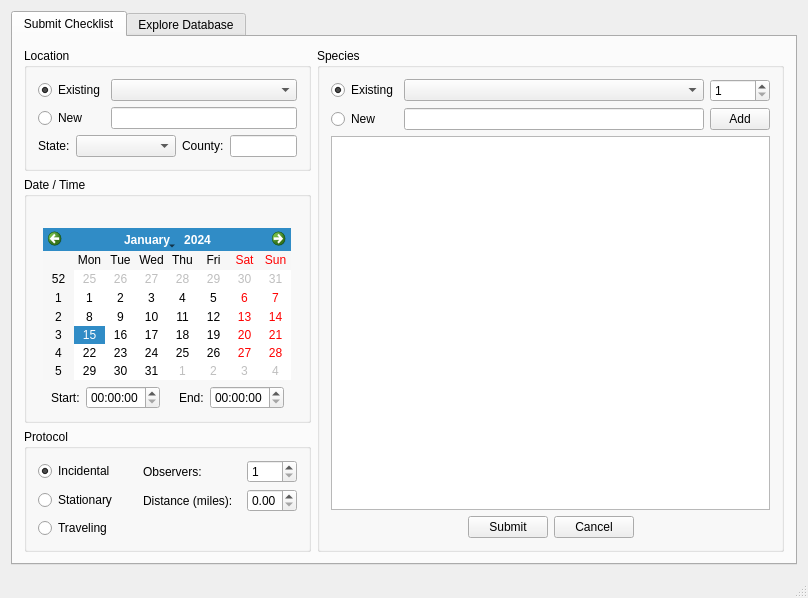
<?xml version="1.0" encoding="UTF-8"?>
<ui version="4.0">
 <class>MainWindow</class>
 <widget class="QMainWindow" name="MainWindow">
  <property name="geometry">
   <rect>
    <x>0</x>
    <y>0</y>
    <width>808</width>
    <height>598</height>
   </rect>
  </property>
  <property name="windowTitle">
   <string>MainWindow</string>
  </property>
  <widget class="QWidget" name="centralWidget">
   <layout class="QHBoxLayout" name="horizontalLayout">
    <item>
     <widget class="QTabWidget" name="tabWidget">
      <property name="currentIndex">
       <number>0</number>
      </property>
      <widget class="QWidget" name="tab">
       <attribute name="title">
        <string>Submit Checklist</string>
       </attribute>
       <layout class="QHBoxLayout" name="horizontalLayout_4">
        <item>
         <layout class="QVBoxLayout" name="verticalLayout_2">
          <item>
           <widget class="QGroupBox" name="groupBox_3">
            <property name="title">
             <string>Location</string>
            </property>
            <layout class="QGridLayout" name="gridLayout">
             <item row="0" column="0">
              <layout class="QGridLayout" name="gridLayout_4">
               <item row="0" column="0">
                <widget class="QRadioButton" name="rb_existingLoc">
                 <property name="text">
                  <string>Existing</string>
                 </property>
                 <property name="checked">
                  <bool>true</bool>
                 </property>
                </widget>
               </item>
               <item row="0" column="1">
                <widget class="QComboBox" name="existingLocEntry"/>
               </item>
               <item row="1" column="0">
                <widget class="QRadioButton" name="rb_newLoc">
                 <property name="text">
                  <string>New</string>
                 </property>
                </widget>
               </item>
               <item row="1" column="1">
                <widget class="QLineEdit" name="newLocEntry"/>
               </item>
              </layout>
             </item>
             <item row="3" column="0">
              <layout class="QHBoxLayout" name="horizontalLayout_8">
               <item>
                <widget class="QLabel" name="label_10">
                 <property name="text">
                  <string>State:</string>
                 </property>
                </widget>
               </item>
               <item>
                <widget class="QComboBox" name="submitStates">
                 <property name="minimumSize">
                  <size>
                   <width>100</width>
                   <height>0</height>
                  </size>
                 </property>
                </widget>
               </item>
               <item>
                <widget class="QLabel" name="label_11">
                 <property name="text">
                  <string>County:</string>
                 </property>
                </widget>
               </item>
               <item>
                <widget class="QLineEdit" name="submitCounties"/>
               </item>
              </layout>
             </item>
            </layout>
           </widget>
          </item>
          <item>
           <widget class="QGroupBox" name="groupBox_4">
            <property name="title">
             <string>Date / Time</string>
            </property>
            <layout class="QVBoxLayout" name="verticalLayout">
             <item>
              <spacer name="horizontalSpacer_8">
               <property name="orientation">
                <enum>Qt::Horizontal</enum>
               </property>
               <property name="sizeHint" stdset="0">
                <size>
                 <width>40</width>
                 <height>20</height>
                </size>
               </property>
              </spacer>
             </item>
             <item>
              <layout class="QHBoxLayout" name="horizontalLayout_3">
               <item>
                <spacer name="horizontalSpacer_7">
                 <property name="orientation">
                  <enum>Qt::Horizontal</enum>
                 </property>
                 <property name="sizeHint" stdset="0">
                  <size>
                   <width>40</width>
                   <height>20</height>
                  </size>
                 </property>
                </spacer>
               </item>
               <item>
                <widget class="QCalendarWidget" name="calendarWidget"/>
               </item>
               <item>
                <spacer name="horizontalSpacer_6">
                 <property name="orientation">
                  <enum>Qt::Horizontal</enum>
                 </property>
                 <property name="sizeHint" stdset="0">
                  <size>
                   <width>40</width>
                   <height>20</height>
                  </size>
                 </property>
                </spacer>
               </item>
              </layout>
             </item>
             <item>
              <layout class="QHBoxLayout" name="horizontalLayout_2">
               <item>
                <spacer name="horizontalSpacer">
                 <property name="orientation">
                  <enum>Qt::Horizontal</enum>
                 </property>
                 <property name="sizeHint" stdset="0">
                  <size>
                   <width>40</width>
                   <height>20</height>
                  </size>
                 </property>
                </spacer>
               </item>
               <item>
                <widget class="QLabel" name="label">
                 <property name="text">
                  <string>Start:</string>
                 </property>
                </widget>
               </item>
               <item>
                <widget class="QTimeEdit" name="startTime"/>
               </item>
               <item>
                <spacer name="horizontalSpacer_3">
                 <property name="orientation">
                  <enum>Qt::Horizontal</enum>
                 </property>
                 <property name="sizeHint" stdset="0">
                  <size>
                   <width>40</width>
                   <height>20</height>
                  </size>
                 </property>
                </spacer>
               </item>
               <item>
                <widget class="QLabel" name="label_2">
                 <property name="text">
                  <string>End:</string>
                 </property>
                </widget>
               </item>
               <item>
                <widget class="QTimeEdit" name="endTime"/>
               </item>
               <item>
                <spacer name="horizontalSpacer_2">
                 <property name="orientation">
                  <enum>Qt::Horizontal</enum>
                 </property>
                 <property name="sizeHint" stdset="0">
                  <size>
                   <width>40</width>
                   <height>20</height>
                  </size>
                 </property>
                </spacer>
               </item>
              </layout>
             </item>
            </layout>
           </widget>
          </item>
          <item>
           <widget class="QGroupBox" name="groupBox_5">
            <property name="title">
             <string>Protocol</string>
            </property>
            <layout class="QGridLayout" name="gridLayout_2">
             <item row="0" column="0">
              <widget class="QRadioButton" name="rb_incidental">
               <property name="text">
                <string>Incidental</string>
               </property>
               <property name="checked">
                <bool>true</bool>
               </property>
              </widget>
             </item>
             <item row="1" column="0">
              <widget class="QRadioButton" name="rb_stationary">
               <property name="text">
                <string>Stationary</string>
               </property>
              </widget>
             </item>
             <item row="2" column="0">
              <widget class="QRadioButton" name="rb_traveling">
               <property name="text">
                <string>Traveling</string>
               </property>
              </widget>
             </item>
             <item row="0" column="1">
              <widget class="QLabel" name="label_3">
               <property name="text">
                <string>Observers:</string>
               </property>
              </widget>
             </item>
             <item row="1" column="1">
              <widget class="QLabel" name="label_4">
               <property name="text">
                <string>Distance (miles):</string>
               </property>
              </widget>
             </item>
             <item row="0" column="2">
              <widget class="QSpinBox" name="numObservers">
               <property name="maximumSize">
                <size>
                 <width>50</width>
                 <height>16777215</height>
                </size>
               </property>
               <property name="minimum">
                <number>1</number>
               </property>
              </widget>
             </item>
             <item row="1" column="2">
              <widget class="QDoubleSpinBox" name="distanceTraveled">
               <property name="maximumSize">
                <size>
                 <width>50</width>
                 <height>16777215</height>
                </size>
               </property>
              </widget>
             </item>
            </layout>
           </widget>
          </item>
         </layout>
        </item>
        <item>
         <widget class="QGroupBox" name="groupBox">
          <property name="title">
           <string>Species</string>
          </property>
          <layout class="QVBoxLayout" name="verticalLayout_3">
           <item>
            <layout class="QGridLayout" name="gridLayout_5">
             <item row="0" column="1">
              <widget class="QComboBox" name="existingSpeciesEntry">
               <property name="minimumSize">
                <size>
                 <width>300</width>
                 <height>0</height>
                </size>
               </property>
              </widget>
             </item>
             <item row="0" column="2">
              <widget class="QSpinBox" name="speciesCount">
               <property name="maximumSize">
                <size>
                 <width>60</width>
                 <height>16777215</height>
                </size>
               </property>
               <property name="minimum">
                <number>1</number>
               </property>
               <property name="maximum">
                <number>10000</number>
               </property>
              </widget>
             </item>
             <item row="1" column="2">
              <widget class="QPushButton" name="pb_addSpecies">
               <property name="maximumSize">
                <size>
                 <width>60</width>
                 <height>16777215</height>
                </size>
               </property>
               <property name="text">
                <string>Add</string>
               </property>
              </widget>
             </item>
             <item row="1" column="1">
              <widget class="QLineEdit" name="newSpeciesEntry"/>
             </item>
             <item row="0" column="0">
              <widget class="QRadioButton" name="rb_existingSpecies">
               <property name="text">
                <string>Existing</string>
               </property>
               <property name="checked">
                <bool>true</bool>
               </property>
              </widget>
             </item>
             <item row="1" column="0">
              <widget class="QRadioButton" name="rb_newSpecies">
               <property name="text">
                <string>New</string>
               </property>
              </widget>
             </item>
            </layout>
           </item>
           <item>
            <widget class="QTableWidget" name="checklistView"/>
           </item>
           <item>
            <layout class="QHBoxLayout" name="horizontalLayout_7">
             <item>
              <spacer name="horizontalSpacer_4">
               <property name="orientation">
                <enum>Qt::Horizontal</enum>
               </property>
               <property name="sizeHint" stdset="0">
                <size>
                 <width>40</width>
                 <height>20</height>
                </size>
               </property>
              </spacer>
             </item>
             <item>
              <widget class="QPushButton" name="pb_submitChecklist">
               <property name="text">
                <string>Submit</string>
               </property>
              </widget>
             </item>
             <item>
              <widget class="QPushButton" name="pb_cancelChecklist">
               <property name="text">
                <string>Cancel</string>
               </property>
              </widget>
             </item>
             <item>
              <spacer name="horizontalSpacer_5">
               <property name="orientation">
                <enum>Qt::Horizontal</enum>
               </property>
               <property name="sizeHint" stdset="0">
                <size>
                 <width>40</width>
                 <height>20</height>
                </size>
               </property>
              </spacer>
             </item>
            </layout>
           </item>
          </layout>
         </widget>
        </item>
        <item>
         <spacer name="horizontalSpacer_9">
          <property name="orientation">
           <enum>Qt::Horizontal</enum>
          </property>
          <property name="sizeType">
           <enum>QSizePolicy::Expanding</enum>
          </property>
          <property name="sizeHint" stdset="0">
           <size>
            <width>40</width>
            <height>20</height>
           </size>
          </property>
         </spacer>
        </item>
       </layout>
      </widget>
      <widget class="QWidget" name="tab_2">
       <attribute name="title">
        <string>Explore Database</string>
       </attribute>
       <layout class="QVBoxLayout" name="verticalLayout_4">
        <item>
         <widget class="QGroupBox" name="groupBox_2">
          <property name="title">
           <string>Database Filtering</string>
          </property>
          <layout class="QGridLayout" name="gridLayout_3">
           <item row="1" column="0">
            <widget class="QRadioButton" name="rb_firstSightings">
             <property name="maximumSize">
              <size>
               <width>100</width>
               <height>16777215</height>
              </size>
             </property>
             <property name="text">
              <string>First Records</string>
             </property>
            </widget>
           </item>
           <item row="0" column="1">
            <widget class="QLabel" name="label_5">
             <property name="minimumSize">
              <size>
               <width>0</width>
               <height>0</height>
              </size>
             </property>
             <property name="maximumSize">
              <size>
               <width>60</width>
               <height>16777215</height>
              </size>
             </property>
             <property name="text">
              <string>Species:</string>
             </property>
             <property name="alignment">
              <set>Qt::AlignRight|Qt::AlignTrailing|Qt::AlignVCenter</set>
             </property>
            </widget>
           </item>
           <item row="2" column="5">
            <widget class="QPushButton" name="pb_applyFilter">
             <property name="enabled">
              <bool>true</bool>
             </property>
             <property name="sizePolicy">
              <sizepolicy hsizetype="Fixed" vsizetype="Fixed">
               <horstretch>0</horstretch>
               <verstretch>0</verstretch>
              </sizepolicy>
             </property>
             <property name="maximumSize">
              <size>
               <width>100</width>
               <height>16777215</height>
              </size>
             </property>
             <property name="text">
              <string>Apply Filter</string>
             </property>
            </widget>
           </item>
           <item row="0" column="0">
            <widget class="QRadioButton" name="rb_allSightings">
             <property name="maximumSize">
              <size>
               <width>100</width>
               <height>16777215</height>
              </size>
             </property>
             <property name="text">
              <string>All Records</string>
             </property>
             <property name="checked">
              <bool>true</bool>
             </property>
            </widget>
           </item>
           <item row="1" column="1">
            <widget class="QLabel" name="label_9">
             <property name="minimumSize">
              <size>
               <width>0</width>
               <height>0</height>
              </size>
             </property>
             <property name="maximumSize">
              <size>
               <width>60</width>
               <height>16777215</height>
              </size>
             </property>
             <property name="text">
              <string>States:</string>
             </property>
             <property name="alignment">
              <set>Qt::AlignRight|Qt::AlignTrailing|Qt::AlignVCenter</set>
             </property>
            </widget>
           </item>
           <item row="2" column="1">
            <widget class="QLabel" name="label_8">
             <property name="minimumSize">
              <size>
               <width>0</width>
               <height>0</height>
              </size>
             </property>
             <property name="maximumSize">
              <size>
               <width>60</width>
               <height>16777215</height>
              </size>
             </property>
             <property name="text">
              <string>Locations:</string>
             </property>
             <property name="alignment">
              <set>Qt::AlignRight|Qt::AlignTrailing|Qt::AlignVCenter</set>
             </property>
            </widget>
           </item>
           <item row="2" column="2">
            <widget class="QComboBox" name="exploreLocations"/>
           </item>
           <item row="0" column="2">
            <widget class="QComboBox" name="exploreSpecies"/>
           </item>
           <item row="1" column="5">
            <widget class="QPushButton" name="pb_resetFilter">
             <property name="maximumSize">
              <size>
               <width>100</width>
               <height>16777215</height>
              </size>
             </property>
             <property name="text">
              <string>Reset Filter</string>
             </property>
            </widget>
           </item>
           <item row="2" column="0">
            <widget class="QRadioButton" name="rb_lastSightings">
             <property name="maximumSize">
              <size>
               <width>100</width>
               <height>16777215</height>
              </size>
             </property>
             <property name="text">
              <string>Last Records</string>
             </property>
            </widget>
           </item>
           <item row="1" column="2">
            <widget class="QComboBox" name="exploreStates"/>
           </item>
           <item row="2" column="3">
            <widget class="QLabel" name="label_7">
             <property name="maximumSize">
              <size>
               <width>90</width>
               <height>16777215</height>
              </size>
             </property>
             <property name="text">
              <string>End Date:</string>
             </property>
             <property name="alignment">
              <set>Qt::AlignRight|Qt::AlignTrailing|Qt::AlignVCenter</set>
             </property>
            </widget>
           </item>
           <item row="1" column="3">
            <widget class="QLabel" name="label_6">
             <property name="maximumSize">
              <size>
               <width>90</width>
               <height>16777215</height>
              </size>
             </property>
             <property name="text">
              <string>Start Date:</string>
             </property>
             <property name="alignment">
              <set>Qt::AlignRight|Qt::AlignTrailing|Qt::AlignVCenter</set>
             </property>
            </widget>
           </item>
           <item row="2" column="4">
            <widget class="QDateEdit" name="exploreEndDate">
             <property name="maximumSize">
              <size>
               <width>80</width>
               <height>16777215</height>
              </size>
             </property>
             <property name="alignment">
              <set>Qt::AlignCenter</set>
             </property>
            </widget>
           </item>
           <item row="1" column="4">
            <widget class="QDateEdit" name="exploreStartDate">
             <property name="maximumSize">
              <size>
               <width>80</width>
               <height>16777215</height>
              </size>
             </property>
             <property name="alignment">
              <set>Qt::AlignCenter</set>
             </property>
            </widget>
           </item>
          </layout>
         </widget>
        </item>
        <item>
         <widget class="QTableWidget" name="exploreResults"/>
        </item>
       </layout>
      </widget>
     </widget>
    </item>
   </layout>
  </widget>
  <widget class="QStatusBar" name="statusBar"/>
 </widget>
 <layoutdefault spacing="6" margin="11"/>
 <tabstops>
  <tabstop>tabWidget</tabstop>
  <tabstop>rb_existingLoc</tabstop>
  <tabstop>rb_newLoc</tabstop>
  <tabstop>existingLocEntry</tabstop>
  <tabstop>newLocEntry</tabstop>
  <tabstop>submitStates</tabstop>
  <tabstop>submitCounties</tabstop>
  <tabstop>calendarWidget</tabstop>
  <tabstop>startTime</tabstop>
  <tabstop>endTime</tabstop>
  <tabstop>rb_incidental</tabstop>
  <tabstop>rb_stationary</tabstop>
  <tabstop>rb_traveling</tabstop>
  <tabstop>numObservers</tabstop>
  <tabstop>distanceTraveled</tabstop>
  <tabstop>rb_existingSpecies</tabstop>
  <tabstop>existingSpeciesEntry</tabstop>
  <tabstop>speciesCount</tabstop>
  <tabstop>pb_addSpecies</tabstop>
  <tabstop>pb_submitChecklist</tabstop>
  <tabstop>pb_cancelChecklist</tabstop>
  <tabstop>rb_newSpecies</tabstop>
  <tabstop>newSpeciesEntry</tabstop>
  <tabstop>checklistView</tabstop>
  <tabstop>rb_allSightings</tabstop>
  <tabstop>rb_firstSightings</tabstop>
  <tabstop>rb_lastSightings</tabstop>
  <tabstop>exploreSpecies</tabstop>
  <tabstop>exploreStates</tabstop>
  <tabstop>exploreLocations</tabstop>
  <tabstop>exploreStartDate</tabstop>
  <tabstop>exploreEndDate</tabstop>
  <tabstop>pb_resetFilter</tabstop>
  <tabstop>pb_applyFilter</tabstop>
  <tabstop>exploreResults</tabstop>
 </tabstops>
 <resources/>
 <connections/>
</ui>
